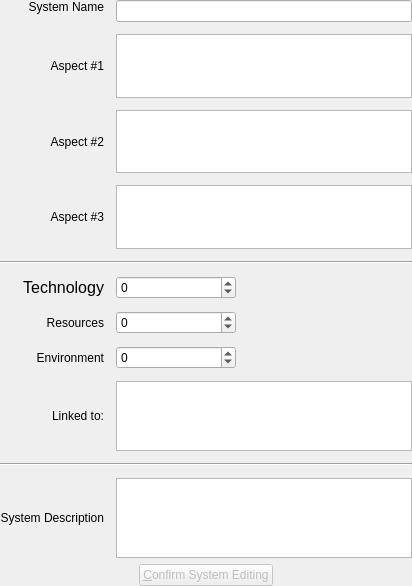
<?xml version="1.0" encoding="UTF-8"?>
<ui version="4.0">
 <class>ClusterItemEditor</class>
 <widget class="QWidget" name="ClusterItemEditor">
  <property name="geometry">
   <rect>
    <x>0</x>
    <y>0</y>
    <width>412</width>
    <height>586</height>
   </rect>
  </property>
  <property name="font">
   <font>
    <pointsize>8</pointsize>
   </font>
  </property>
  <property name="windowTitle">
   <string>Form</string>
  </property>
  <property name="styleSheet">
   <string notr="true"/>
  </property>
  <layout class="QVBoxLayout" name="verticalLayout">
   <property name="leftMargin">
    <number>0</number>
   </property>
   <property name="topMargin">
    <number>0</number>
   </property>
   <property name="rightMargin">
    <number>0</number>
   </property>
   <property name="bottomMargin">
    <number>0</number>
   </property>
   <item>
    <layout class="QGridLayout" name="gridLayout" rowstretch="1,0,0,0,0,0,0,0,0,0,0" columnstretch="0,0">
     <property name="spacing">
      <number>12</number>
     </property>
     <item row="3" column="0">
      <widget class="QLabel" name="label_4">
       <property name="font">
        <font>
         <pointsize>9</pointsize>
        </font>
       </property>
       <property name="text">
        <string>Aspect #3</string>
       </property>
       <property name="alignment">
        <set>Qt::AlignRight|Qt::AlignTrailing|Qt::AlignVCenter</set>
       </property>
      </widget>
     </item>
     <item row="10" column="0">
      <widget class="QLabel" name="label_5">
       <property name="font">
        <font>
         <pointsize>9</pointsize>
        </font>
       </property>
       <property name="text">
        <string>System Description</string>
       </property>
       <property name="alignment">
        <set>Qt::AlignRight|Qt::AlignTrailing|Qt::AlignVCenter</set>
       </property>
       <property name="wordWrap">
        <bool>true</bool>
       </property>
      </widget>
     </item>
     <item row="7" column="1">
      <widget class="QSpinBox" name="spnEnv">
       <property name="sizePolicy">
        <sizepolicy hsizetype="Maximum" vsizetype="Fixed">
         <horstretch>0</horstretch>
         <verstretch>0</verstretch>
        </sizepolicy>
       </property>
       <property name="minimumSize">
        <size>
         <width>120</width>
         <height>0</height>
        </size>
       </property>
       <property name="font">
        <font>
         <pointsize>9</pointsize>
        </font>
       </property>
       <property name="minimum">
        <number>-4</number>
       </property>
       <property name="maximum">
        <number>4</number>
       </property>
      </widget>
     </item>
     <item row="10" column="1">
      <widget class="QPlainTextEdit" name="txtSystemDescription">
       <property name="minimumSize">
        <size>
         <width>0</width>
         <height>80</height>
        </size>
       </property>
       <property name="font">
        <font>
         <pointsize>9</pointsize>
        </font>
       </property>
      </widget>
     </item>
     <item row="0" column="0">
      <widget class="QLabel" name="label">
       <property name="font">
        <font>
         <pointsize>9</pointsize>
        </font>
       </property>
       <property name="text">
        <string>System Name</string>
       </property>
       <property name="alignment">
        <set>Qt::AlignRight|Qt::AlignTop|Qt::AlignTrailing</set>
       </property>
       <property name="wordWrap">
        <bool>true</bool>
       </property>
      </widget>
     </item>
     <item row="1" column="1">
      <widget class="QPlainTextEdit" name="txtAspect1">
       <property name="minimumSize">
        <size>
         <width>50</width>
         <height>40</height>
        </size>
       </property>
       <property name="font">
        <font>
         <pointsize>9</pointsize>
        </font>
       </property>
      </widget>
     </item>
     <item row="6" column="1">
      <widget class="QSpinBox" name="spnRes">
       <property name="sizePolicy">
        <sizepolicy hsizetype="Maximum" vsizetype="Fixed">
         <horstretch>0</horstretch>
         <verstretch>0</verstretch>
        </sizepolicy>
       </property>
       <property name="minimumSize">
        <size>
         <width>120</width>
         <height>0</height>
        </size>
       </property>
       <property name="font">
        <font>
         <pointsize>9</pointsize>
        </font>
       </property>
       <property name="minimum">
        <number>-4</number>
       </property>
       <property name="maximum">
        <number>4</number>
       </property>
      </widget>
     </item>
     <item row="9" column="0" colspan="2">
      <widget class="Line" name="line_2">
       <property name="font">
        <font>
         <pointsize>9</pointsize>
        </font>
       </property>
       <property name="orientation">
        <enum>Qt::Horizontal</enum>
       </property>
      </widget>
     </item>
     <item row="7" column="0">
      <widget class="QLabel" name="label_8">
       <property name="font">
        <font>
         <pointsize>9</pointsize>
        </font>
       </property>
       <property name="text">
        <string>Environment</string>
       </property>
       <property name="alignment">
        <set>Qt::AlignRight|Qt::AlignTrailing|Qt::AlignVCenter</set>
       </property>
      </widget>
     </item>
     <item row="8" column="1">
      <widget class="QListWidget" name="lstReachability">
       <property name="font">
        <font>
         <pointsize>9</pointsize>
        </font>
       </property>
      </widget>
     </item>
     <item row="5" column="1">
      <widget class="QSpinBox" name="spnTech">
       <property name="sizePolicy">
        <sizepolicy hsizetype="Maximum" vsizetype="Fixed">
         <horstretch>0</horstretch>
         <verstretch>0</verstretch>
        </sizepolicy>
       </property>
       <property name="minimumSize">
        <size>
         <width>120</width>
         <height>0</height>
        </size>
       </property>
       <property name="font">
        <font>
         <pointsize>9</pointsize>
        </font>
       </property>
       <property name="minimum">
        <number>-4</number>
       </property>
       <property name="maximum">
        <number>4</number>
       </property>
      </widget>
     </item>
     <item row="6" column="0">
      <widget class="QLabel" name="label_7">
       <property name="font">
        <font>
         <pointsize>9</pointsize>
        </font>
       </property>
       <property name="text">
        <string>Resources</string>
       </property>
       <property name="alignment">
        <set>Qt::AlignRight|Qt::AlignTrailing|Qt::AlignVCenter</set>
       </property>
      </widget>
     </item>
     <item row="0" column="1">
      <widget class="QLineEdit" name="txtSystemName">
       <property name="font">
        <font>
         <pointsize>9</pointsize>
        </font>
       </property>
       <property name="alignment">
        <set>Qt::AlignLeading|Qt::AlignLeft|Qt::AlignTop</set>
       </property>
      </widget>
     </item>
     <item row="2" column="0">
      <widget class="QLabel" name="label_3">
       <property name="font">
        <font>
         <pointsize>9</pointsize>
        </font>
       </property>
       <property name="text">
        <string>Aspect #2</string>
       </property>
       <property name="alignment">
        <set>Qt::AlignRight|Qt::AlignTrailing|Qt::AlignVCenter</set>
       </property>
      </widget>
     </item>
     <item row="8" column="0">
      <widget class="QLabel" name="label_6">
       <property name="font">
        <font>
         <pointsize>9</pointsize>
        </font>
       </property>
       <property name="text">
        <string>Linked to:</string>
       </property>
       <property name="alignment">
        <set>Qt::AlignRight|Qt::AlignTrailing|Qt::AlignVCenter</set>
       </property>
      </widget>
     </item>
     <item row="3" column="1">
      <widget class="QPlainTextEdit" name="txtAspect3">
       <property name="minimumSize">
        <size>
         <width>50</width>
         <height>40</height>
        </size>
       </property>
       <property name="font">
        <font>
         <pointsize>9</pointsize>
        </font>
       </property>
      </widget>
     </item>
     <item row="4" column="0" colspan="2">
      <widget class="Line" name="line">
       <property name="font">
        <font>
         <pointsize>9</pointsize>
        </font>
       </property>
       <property name="orientation">
        <enum>Qt::Horizontal</enum>
       </property>
      </widget>
     </item>
     <item row="5" column="0">
      <widget class="QLabel" name="Technology">
       <property name="font">
        <font>
         <pointsize>12</pointsize>
        </font>
       </property>
       <property name="text">
        <string>Technology</string>
       </property>
       <property name="alignment">
        <set>Qt::AlignRight|Qt::AlignTrailing|Qt::AlignVCenter</set>
       </property>
      </widget>
     </item>
     <item row="2" column="1">
      <widget class="QPlainTextEdit" name="txtAspect2">
       <property name="minimumSize">
        <size>
         <width>50</width>
         <height>40</height>
        </size>
       </property>
       <property name="font">
        <font>
         <pointsize>9</pointsize>
        </font>
       </property>
      </widget>
     </item>
     <item row="1" column="0">
      <widget class="QLabel" name="label_2">
       <property name="font">
        <font>
         <pointsize>9</pointsize>
        </font>
       </property>
       <property name="text">
        <string>Aspect #1</string>
       </property>
       <property name="alignment">
        <set>Qt::AlignRight|Qt::AlignTrailing|Qt::AlignVCenter</set>
       </property>
      </widget>
     </item>
    </layout>
   </item>
   <item>
    <spacer name="verticalSpacer">
     <property name="font">
      <font>
       <pointsize>9</pointsize>
      </font>
     </property>
     <property name="orientation">
      <enum>Qt::Vertical</enum>
     </property>
     <property name="sizeHint" stdset="0">
      <size>
       <width>20</width>
       <height>40</height>
      </size>
     </property>
    </spacer>
   </item>
   <item>
    <layout class="QHBoxLayout" name="horizontalLayout">
     <item>
      <spacer name="horizontalSpacer">
       <property name="font">
        <font>
         <pointsize>9</pointsize>
        </font>
       </property>
       <property name="orientation">
        <enum>Qt::Horizontal</enum>
       </property>
       <property name="sizeHint" stdset="0">
        <size>
         <width>40</width>
         <height>20</height>
        </size>
       </property>
      </spacer>
     </item>
     <item>
      <widget class="QPushButton" name="btnConfirmEditing">
       <property name="enabled">
        <bool>false</bool>
       </property>
       <property name="sizePolicy">
        <sizepolicy hsizetype="Maximum" vsizetype="Fixed">
         <horstretch>2</horstretch>
         <verstretch>0</verstretch>
        </sizepolicy>
       </property>
       <property name="font">
        <font>
         <pointsize>9</pointsize>
        </font>
       </property>
       <property name="styleSheet">
        <string notr="true"/>
       </property>
       <property name="text">
        <string>&amp;Confirm System Editing</string>
       </property>
      </widget>
     </item>
     <item>
      <spacer name="horizontalSpacer_2">
       <property name="font">
        <font>
         <pointsize>9</pointsize>
        </font>
       </property>
       <property name="orientation">
        <enum>Qt::Horizontal</enum>
       </property>
       <property name="sizeHint" stdset="0">
        <size>
         <width>40</width>
         <height>20</height>
        </size>
       </property>
      </spacer>
     </item>
    </layout>
   </item>
  </layout>
 </widget>
 <resources/>
 <connections/>
</ui>
